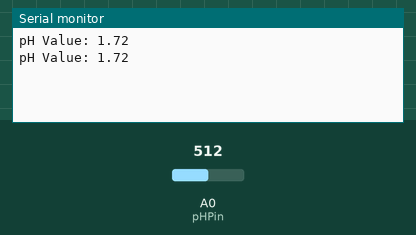
Recording of a sketch running on a simulated Arduino Uno, built with avr-gcc and run on an emulated ATmega328P. On the bench: the last lines printed to the serial monitor. Inputs (shaded band) come from the test bench; at power-on: A0 (pHPin) = 512.

Above: at 1.8 s.
1.9 s: A0 (pHPin) set to 716
At 2.7 s:
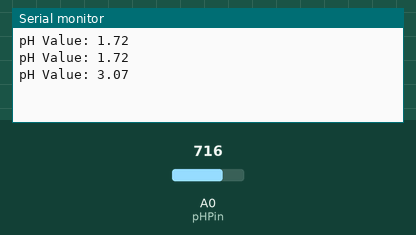
3.4 s: A0 (pHPin) set to 900
At 4.8 s:
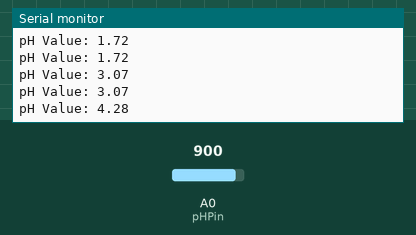
Timing chart, 0 to 6.4 s (numbered marks = the images above; inputs shaded):
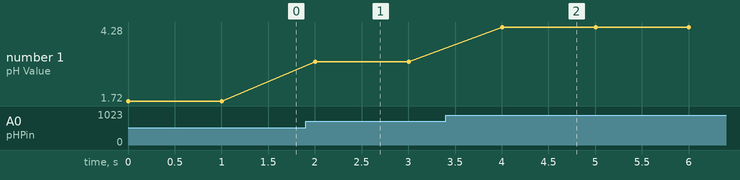

The sketch:

pH_Sensor_And__pH_Meter_Modul.ino
```cpp
const int pHPin = A0; // Analog pin connected to the pH meter module

void setup() {
  Serial.begin(9600);
}

void loop() {
  int pHValue = analogRead(pHPin);

  // Convert the analog reading to pH value (adjust the values based on your sensor and calibration)
  float pH = (pHValue - 250) * 5.0 / 760;

  Serial.print("pH Value: ");
  Serial.println(pH, 2); // Display pH value with two decimal places

  delay(1000); // Delay for a moment before the next reading.
}
```

Measured:
- after the input at 1.9 s, the serial monitor: prints a new line after 0.10 s (image 1)
- after the input at 3.4 s, the serial monitor: prints a new line after 0.60 s (image 2)
- plotted number 1: 1.72 → 3.07 after the input at 1.9 s, 3.07 → 4.28 after the input at 3.4 s
